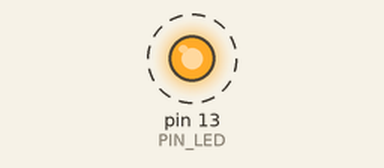
The sketch below on a simulated Arduino Uno, built with avr-gcc and run on an emulated ATmega328P. Shown: output pins drawn as LEDs (lit = HIGH). Dashed ring = blinking. What the sketch prints to the serial monitor is not drawn.

Above: at 0.5 s.
Timing chart, 0 to 4.6 s (numbered marks = the images above):
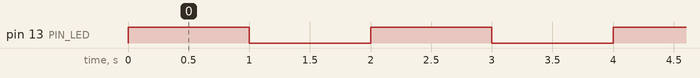

Measured:
- by itself, pin 13 (PIN_LED): alternates HIGH for 1.0 s and LOW for 1.0 s

The sketch:

04_example_3.ino
```cpp
#define PIN_LED 13   // LED 핀 정의

unsigned int count = 0;   // 카운터 변수
bool toggle = false;      // LED 상태 (꺼짐/켜짐)

void setup() {
  Serial.begin(9600);     // 시리얼 통신 초기화
  pinMode(PIN_LED, OUTPUT);
}

void loop() {
  count++;                        // 카운터 증가
  Serial.print("Count: ");
  Serial.println(count);

  toggle = !toggle;                // LED 상태 반전
  digitalWrite(PIN_LED, toggle);   // LED 점멸

  delay(1000);                     // 1초 대기
}
```
